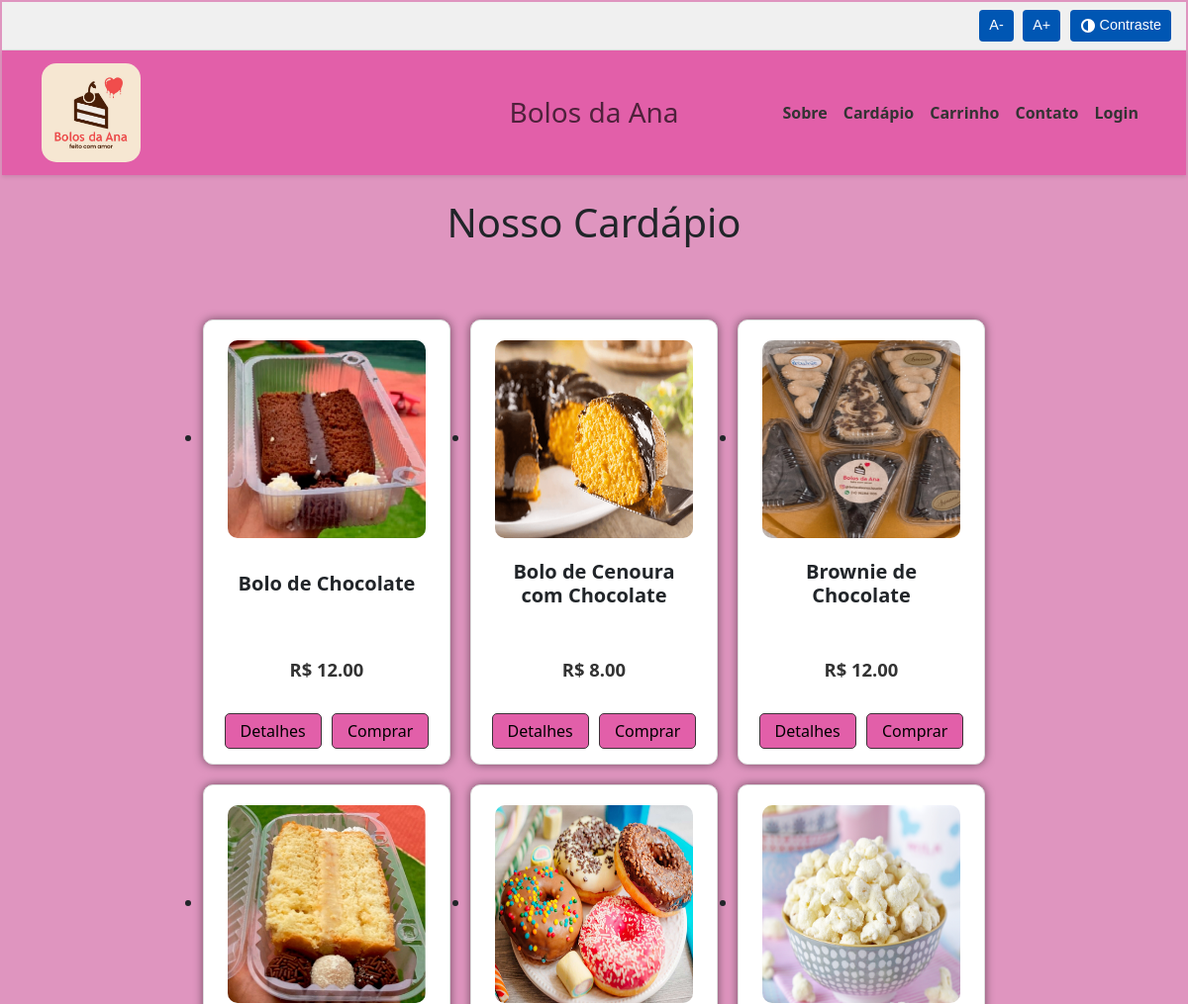
Before: / (upper part) with the older database file.
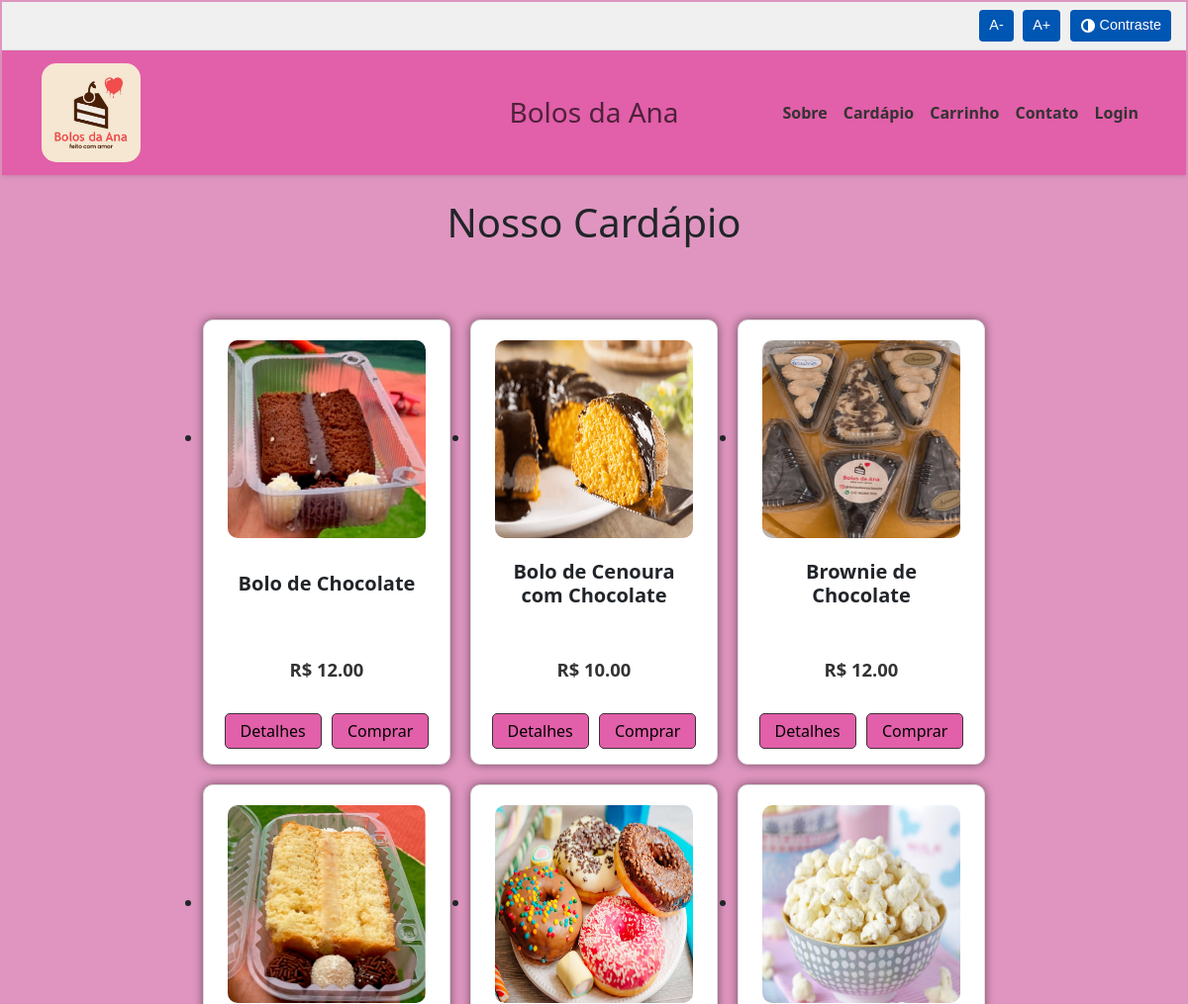
After: the same page with the newer database file.
### app.py (models this page shows)
class Produto(db.Model):
    id = db.Column(db.Integer, primary_key=True)
    nome = db.Column(db.String(100), nullable=False)
    categoria = db.Column(db.String(50), nullable=False)
    preco = db.Column(db.Float, nullable=False)
    estoque = db.Column(db.Integer, nullable=False)
    imagem = db.Column(db.String(200))
    descricao = db.Column(db.String(200), nullable=False)

### app.py (the view)
    @app.route('/')
    def index():
        produtos = Produto.query.all()
        return render_template('index.html', produtos=produtos)

### templates/index.html (shortened to what this page needs)
{% extends 'base.html' %}
{% block content %}
<main role="main" class="container">
    <h1 class="text-center my-4">Nosso Cardápio</h1>
    <ul class="produtos">
        {% for produto in produtos %}
            <li class="produto {% if produto.estoque <= 0 %}sem-estoque{% endif %}">
                <img src="{{ produto.imagem }}" alt="Foto de {{ produto.nome }}">
                <div class="nome_produto">
                    <h2>{{ produto.nome }}</h2>
                </div>
                <div class="preco_pos">
                    <p class="preco">R$ {{ "%.2f"|format(produto.preco) }}</p>
                </div>
                <div class="botoes_produto_rodape">
                    <button type="button" class="btn-detalhes" onclick="openPopup({{ produto.id }}, this)">
                        Detalhes
                    </button>
                    <form method="POST" action="{{ url_for('carrinho') }}" style="display: inline;">
                        <button type="submit" class="btn-comprar" {% if produto.estoque <= 0 %}disabled{% endif %}>
                            Comprar
                        </button>
                    </form>
                </div>
            </li> {% endfor %}
    </ul> </main>
{% endblock %}

### templates/base.html (shortened to what this page needs)
<!DOCTYPE html>
<html lang="pt-br">
<head>
    <link rel="stylesheet" href="{{ url_for('static', filename='style.css') }}">
    <link rel="stylesheet" href="{{ url_for('static', filename='css/acessibilidade.css') }}">
    <link href="https://cdn.jsdelivr.net/npm/bootstrap@5.3.3/dist/css/bootstrap.min.css" rel="stylesheet">
    <link href="static/style.css" rel="stylesheet">
</head>
<body>
    <nav class="barra-acessibilidade" aria-label="Barra de Acessibilidade">
        <button id="btn-diminuir-fonte" title="Diminuir tamanho da fonte">A-</button>
        <button id="btn-aumentar-fonte" title="Aumentar tamanho da fonte">A+</button>
        <button id="btn-alto-contraste" title="Ativar modo de alto contraste">
            <svg xmlns="http://www.w3.org/2000/svg" width="16" height="16" fill="currentColor" viewBox="0 0 16 16">
                <path d="M8 15c-3.866 0-7-3.134-7-7s3.134-7 7-7 7 3.134 7 7-3.134 7-7 7zM8 13V3a5 5 0 0 0 0 10z"/>
            </svg>
            Contraste
        </button>
    </nav>
    <header>
        <nav class="navbar navbar-expand-lg navbar-light">
            <div class="container">
                <a class="navbar-brand" href="{{ url_for('index') }}">
                    <img src="static/fotos/logo.jpg" alt="Logotipo Bolos da Ana - Ir para a página inicial">
                </a>
                <span class="navbar-text position-absolute top-50 start-50 translate-middle h3">
                    Bolos da Ana
                </span>
                <div class="collapse navbar-collapse" id="navbarNav">
                    <ul class="navbar-nav ms-auto">
                        <li class="nav-item">
                            <a class="nav-link" href="{{ url_for('Inicio') }}">Sobre</a>
                        </li>
                        <li class="nav-item">
                            <a class="nav-link" href="{{ url_for('Cardapio') }}">Cardápio</a>
                        </li>
                        <li class="nav-item">
                            <a class="nav-link" href="{{ url_for('carrinho') }}">Carrinho</a>
                        </li>
                        <li class="nav-item">
                            <a class="nav-link" href="{{ url_for('Contato') }}">Contato</a>
                        </li>
                        <li class="nav-item">
                            <a class="nav-link" href="{{ url_for('login') }}">Login</a>
                        </li>
                    </ul>
                </div>
            </div>
        </nav>
    </header>
    {% block content %}
    {% endblock %}
</body>
</html>

### static/style.css (style rules this page uses)
.navbar-brand img { max-height: 100px; border-radius: 15px; padding: 0px; }
.navbar { background-color: #e25fa9; box-shadow: 0 2px 4px rgba(0, 0, 0, 0.1); }
.nav-link { font-weight: 600; color: #333; }
body { background-color: #df95bf; margin: 1px; padding: 1px; }
.produtos { display: flex; flex-wrap: wrap; justify-content: center; padding:40px; }
.produto { position: relative; background-color: white; border: 1px solid #ddd; border-radius: 10px; margin: 10px; padding: 20px 20px; width: 250px; height: 450px; text-align: center; box-shadow: 0 0 10px rgba(0, 0, 0, 0.5); }
.produto img { max-width: 100%; height: 200px; width: 200px; border-radius: 10px; }
.produto p { color: #000000; font-weight: bold; }
.nome_produto { height: 80px; display: flex; align-items: center; justify-content: center; margin: 10px 0; padding: 0 10px; text-align: center; }
.preco_pos { position: absolute; bottom: 60px; left: 0; right: 0; padding: 5px; text-align: center; }
.botoes_produto_rodape { position: absolute; bottom: 10px; left: 0; right: 0; padding: 5px; text-align: center; background-color: #ffffff; border-bottom-left-radius: 8px; border-bottom-right-radius: 8px; }
.produto .btn-detalhes, .produto .btn-comprar { background-color: #e25fa9; font-size: medium; color: rgb(0, 0, 0); border: 1px solid #3d3138; padding: 5px 15px; border-radius: 5px; cursor: pointer; text-decoration: none; margin: 0 3px; font-weight: normal; }
.produtos .produto .nome_produto h2 { font-size: 1.25rem; font-weight: bold; }
.produtos .produto .preco_pos p.preco { font-size: 1.15rem; font-weight: bold; color: #333; }

### static/css/acessibilidade.css (style rules this page uses)
.barra-acessibilidade { background-color: #f0f0f0; padding: 8px 15px; border-bottom: 1px solid #ddd; text-align: right; font-family: Arial, sans-serif; }
.barra-acessibilidade button { background-color: #0056b3; color: white; border: none; padding: 5px 10px; margin-left: 5px; cursor: pointer; font-size: 0.9em; border-radius: 4px; transition: background-color 0.3s; }

Changed rows visible on the page:
changed Produto "Bolo de Cenoura com Chocolate": preco "8.00" → "10.00"
